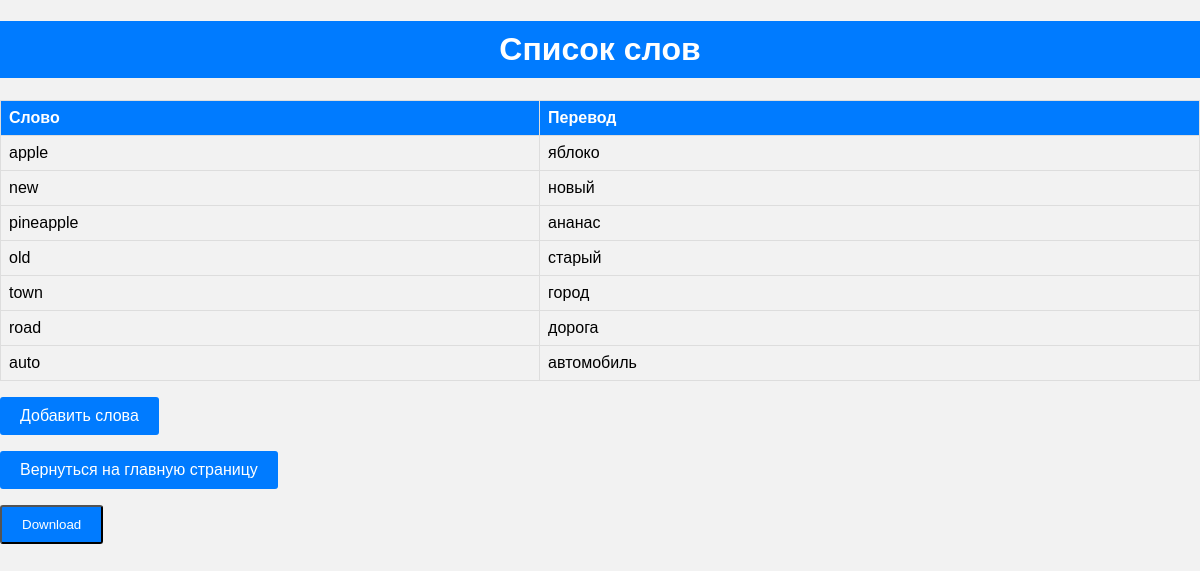
The app's page /words_list/ with its own data.
### Words/models.py (models this page shows, shortened)
class Word(models.Model):
    foreign_word = models.CharField(max_length=70, unique=True)
    translation = models.CharField(max_length=70)

### Words/views.py (the view)
# urls.py: re_path(r'words_list/$', views.WordsList.as_view(), name='words_list'),
class WordsList(TemplateView):
    def get(self, request):
        words = Word.objects.all()
        context = {
            'words': words,
        }
        return render(request, "words_list.html", context)

### Words/templates/words_list.html (shortened to what this page needs)
{% load static %}
<!DOCTYPE html>
<html lang="en">
<head>
    <link rel="stylesheet" href="{% static 'css/main.css' %}">
</head>
<body>
    <h1>Список слов</h1>
    <div id="copytext">
    <table>
        <thead>
            <tr>
                <th>Слово</th>
                <th>Перевод</th>
            </tr>
        </thead>
        <tbody>
            {% for word in words %}
                <tr>
                    <td>{{ word.foreign_word }}</td>
                    <td>{{ word.translation }}</td>
                </tr>
            {% empty %}
                <tr>
                    <td colspan="2">Слова не добавлены</td>
                </tr>
            {% endfor %}
        </tbody>
    </table>
    </div>
    <p><a href="{% url 'add_word' %}" class="button">Добавить слова</a></p>
    <p><a href="{% url 'index' %}" class="button">Вернуться на главную страницу</a></p>
    <p><button class="button" id="download">Download</button></p>
</body>
</html>

### Words/static/css/main.css (style rules this page uses)
body { font-family: Arial, sans-serif; margin: 0; padding: 0; background-color: #f2f2f2; overflow: hidden; }
h1 { background-color: #007BFF; color: #fff; padding: 10px; text-align: center; }
.button { display: inline-block; background-color: #007BFF; color: #fff; padding: 10px 20px; text-decoration: none; border-radius: 3px; transition: background-color 0.3s; }
table { width: 100%; border-collapse: collapse; margin-top: 20px; }
table th, table td { border: 1px solid #ddd; padding: 8px; text-align: left; }
table th { background-color: #007BFF; color: #fff; font-weight: bold; }
table tr:nth-child(even) { background-color: #f2f2f2; }

### Words/templates/words_list.html (style rules this page uses)
button#download { background-color: #007BFF; }

### records on screen
Word: foreign_word "apple", translation "яблоко"
Word: foreign_word "new", translation "новый"
Word: foreign_word "pineapple", translation "ананас"
Word: foreign_word "old", translation "старый"
Word: foreign_word "town", translation "город"
Word: foreign_word "road", translation "дорога"
Word: foreign_word "auto", translation "автомобиль"
